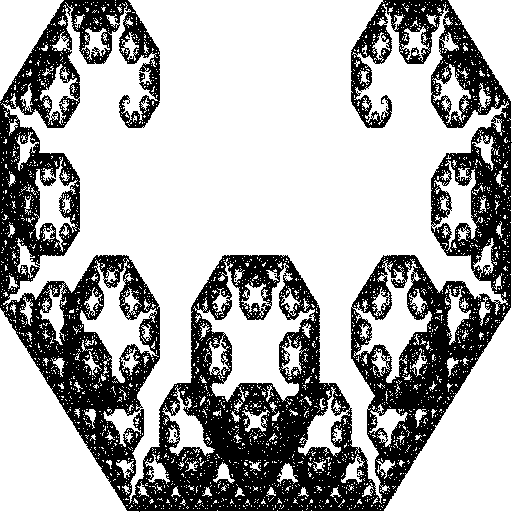

The Python source for this figure:
#!/usr/bin/env python           

#Michal Dabrowski, cwiczenia 6 (Metoda IFS tworzenia fraktali)
import sys
import math as mt
import matplotlib.pyplot as plt 
from numpy import *
from scipy import linspace, polyfit, randn
from matplotlib.pyplot import plot, title, show, legend
import numpy as np

#folder zapisu rysunkow
folder="C:/Users/michal/Documents/studia/fizyka_komputerowa/symulacje_komputerowe/2012/python/cwiczenia6/"

#stale fizyczne i warunki poczatkowe
T=300000
m4=0.
m5=0.
m1 = [0.5, -0.5, 0.5, 0.5, 0.0, 0.0]
m2 = [0.5, 0.5, -0.5, 0.5, 0.5, 0.5]
p1 = 0.5
p2 = 0.5
punkt=[]
punkt.append(array([m4,m5]))

xmax=-10000.0
xmin=10000.0
ymax=-10000.0
ymin=10000.0

#losowanie transformacji do tworzenia fraktali
def losuj():
  random.seed()
  p=random.random()
  if p<p1:
    return m1
  elif p<(p1+p2):
    return m2

#transformacja punktow z poprzedniej iteracji
def tran(i):
  m=losuj()
  point=array([0.0,0.0])
  point[0]=punkt[i][0]*m[0]+m[1]*punkt[i][1]+m[4]
  point[1]=punkt[i][0]*m[2]+m[3]*punkt[i][1]+m[5]
  punkt.append(point)

#dopasowanie rozmiaru obrazka do okna wykresu
for i in xrange(T):
  tran(i)
  if punkt[i][0]<xmin:
    xmin=punkt[i][0]
  if punkt[i][1]<ymin:
    ymin=punkt[i][1]

for i in xrange(T):
  punkt[i][0]=punkt[i][0]-xmin
  punkt[i][1]=punkt[i][1]-ymin
  if punkt[i][0]>xmax:
     xmax=punkt[i][0]
  if punkt[i][1]>ymax:
     ymax=punkt[i][1]

for i in xrange(T):  
  punkt[i][0]=punkt[i][0]*511/xmax
  punkt[i][1]=punkt[i][1]*511/ymax

#rysowanie wykresu pikselowego
from PIL import Image
Nimg = 512
image = Image.new("L",(Nimg, Nimg),255)
for i in xrange(T):
    image.putpixel((int(punkt[i][0]),int(punkt[i][1])),0)
image.save(folder+"lewy.png","PNG")
show()
